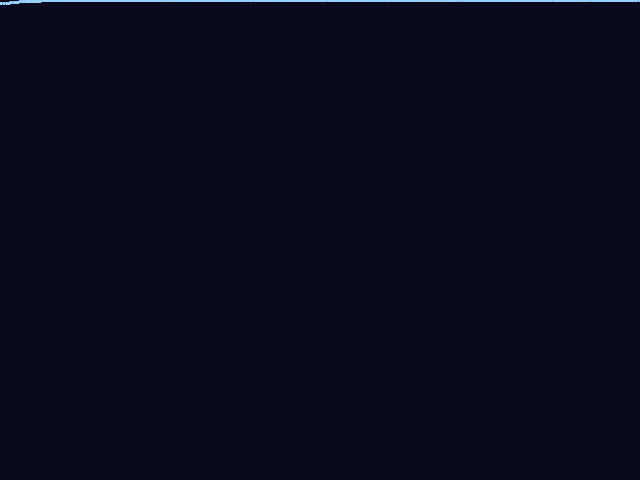
Frame 1 (no input)
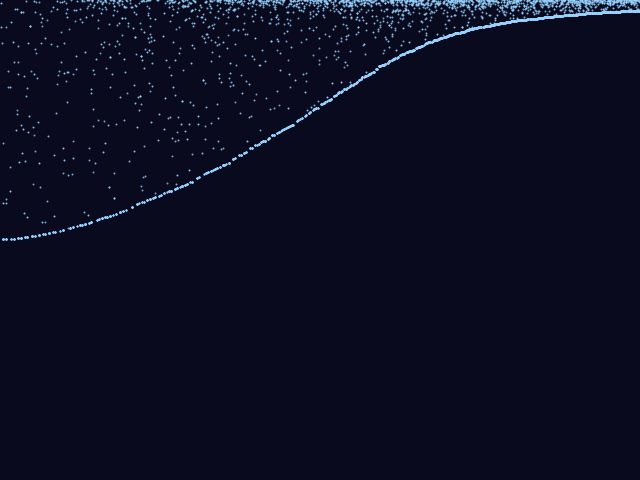
Frame 60 (the mouse pressed at the canvas centre just before this capture)
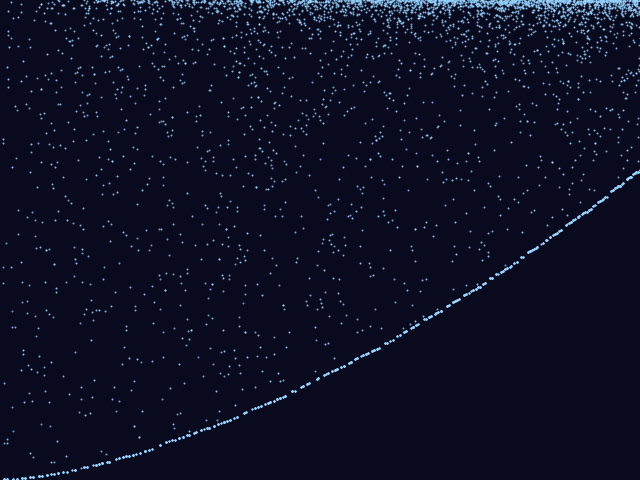
Frame 120 (the mouse held since frame 60 and released just before this capture)

The Processing sketch that drew these frames (run headless with seeded random() and noise(); from frame 60 on, the mouse is pressed at the canvas centre):

// Processing sketch: VectorField
// ── VectorField.pde
PVector[] points = new PVector[5000];
PVector[][] field;

void setup(){
  size(640, 480);
  for(int i = 0; i < points.length; i++){
    points[i] = new PVector(int(random(width)), 0);
  }
  
  field = new PVector[width][height];
  for(int x = 0; x < width; x++){
    for(int y = 0; y < height; y++){
      field[x][y] = new PVector(x/2+1, 2*y+5);
      if(field[x][y].mag() > 4){
        field[x][y].setMag(4);
      }
    }
  }
}

void draw(){
  background(10, 10, 30);
  strokeWeight(2);
  
  for(int i = 0; i < points.length; i++){
    if(points[i].x < 0 || points[i].y < 0 || points[i].x >= width || points[i].y >= height){
      points[i] = new PVector(int(random(width)), 0);
    }
    points[i].add(field[floor(points[i].x)][floor(points[i].y)]);
    stroke(150, 210, 255, random(180, 240));
    point(points[i].x, points[i].y);
  }
}
